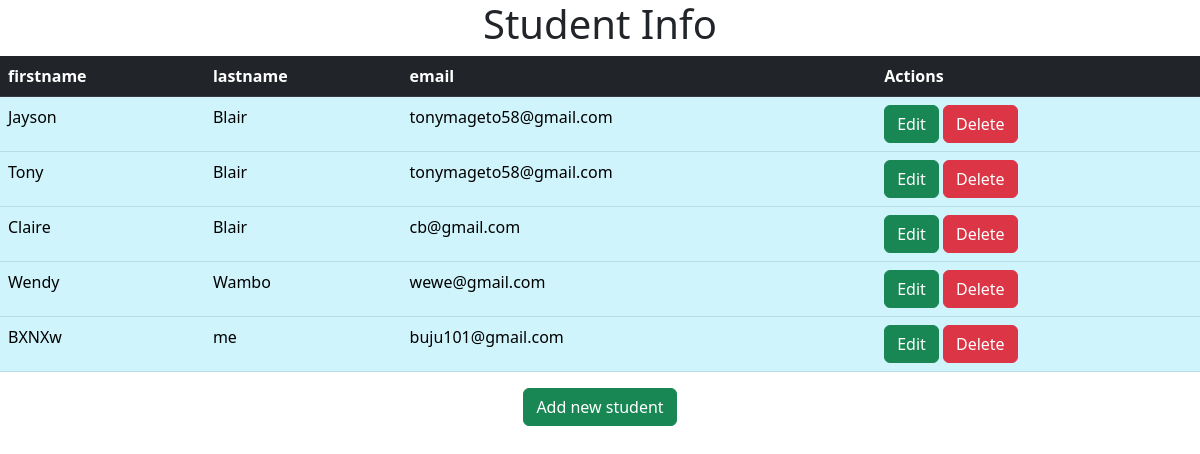
The page /show on the database as committed earlier.
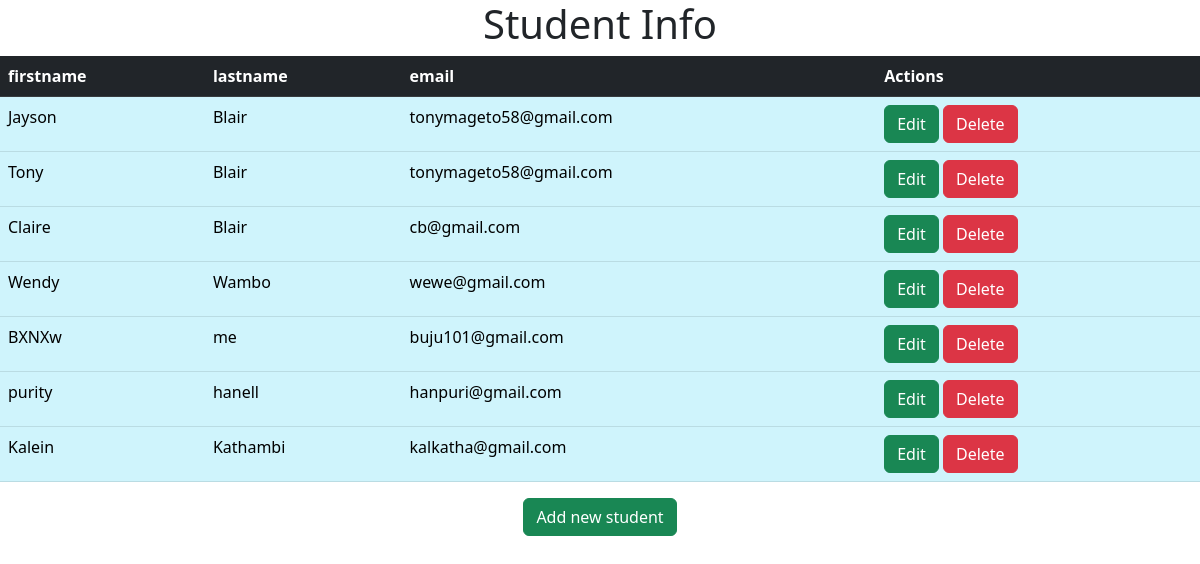
The same page on the database as committed later.
### crudapp/models.py (models this page shows)
class Student(models.Model):
    firstname=models.CharField(max_length=50)
    lastname=models.CharField(max_length=50)
    email=models.EmailField()
    class Meta:
        db_table = "student"

### crudapp/views.py (the view)
# urls.py: path('show', views.show),
def show(request):
    students = Student.objects.all()
    return render(request, 'show.html', {'student': students})

### templates/show.html (shortened to what this page needs)
<!DOCTYPE html>
<html lang="en">
<head>
    {% load static %}
    <link rel="stylesheet" href="{% static 'css/bootstrap.min.css' %}">
</head>
<body>
<table class="table table-info">
<h1 style="text-align: center">Student Info</h1>
    <thead class="table-dark">
    <tr>
        <th>firstname</th>
        <th>lastname</th>
        <th>email</th>
        <th>Actions</th>
    </tr>
    </thead>
    <tbody>
    {% for students in student %}
        <tr>
        <td>{{ students.firstname }}</td>
        <td>{{ students.lastname }}</td>
        <td>{{ students.email }}</td>
        <td>
            <a href="edit/{{ students.id }} " class="btn btn-success">Edit</a>
            <a href="delete/{{ students.id }}" class="btn btn-danger">Delete</a>
        </td>
        </tr>
    {% endfor %}
    </tbody>
</table>
<center><a href="/index" class="btn btn-success">Add new student</a></center>
</body>
</html>

Rows that differ between the two databases and show on the page:
added Student: firstname "purity", lastname "hanell", email "hanpuri@gmail.com"
added Student: firstname "Kalein", lastname "Kathambi", email "kalkatha@gmail.com"
